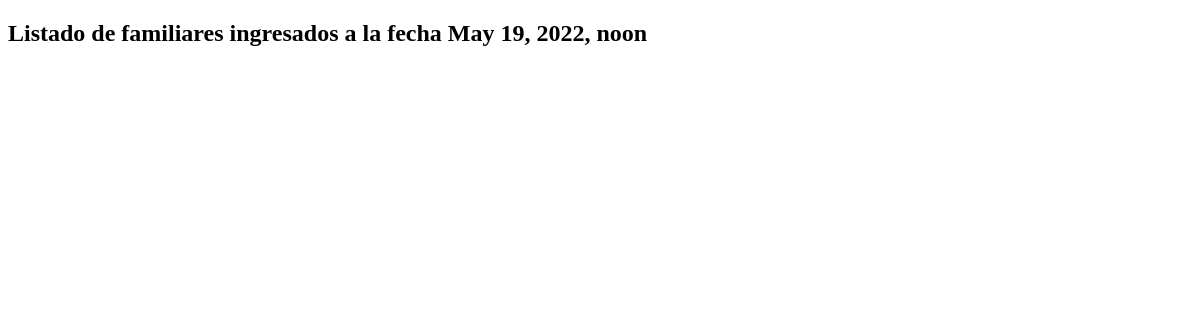
/mostrar_familiares/, run on an earlier commit of the app's database.
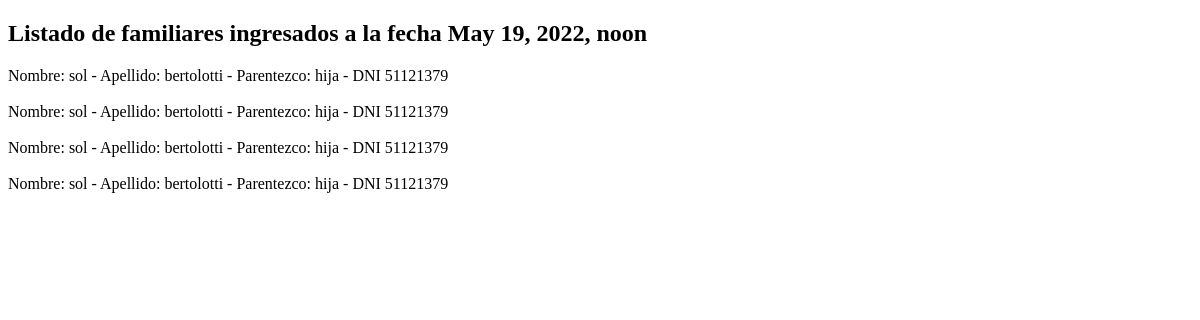
And on a later commit of the database.
### mvt_familiares/models.py (models this page shows)
class Familiar(models.Model):
    nombre = models.CharField(max_length=30)
    apellido = models.CharField(max_length=30)
    parentezco = models.CharField(max_length=25)
    dni = models.IntegerField()

### tp_django/views.py (the view)
# urls.py: path('mostrar_familiares/', mostrar_familiares),
def mostrar_familiares(self):
    template = loader.get_template('template_listado.html')
    familiar = Familiar.objects.all()
    fecha = datetime.now()
    context_dict = {'familiares': familiar, 'fecha': fecha}
    render = template.render(context_dict)
    return HttpResponse(render)

### tp_django/templates/template_listado.html (shortened to what this page needs)
<!doctype html>
<html lang="en">
<head>
</head>
<body>
    <h2>Listado de familiares ingresados a la fecha {{fecha}}</h2>
    {% for f in familiares %}
        <l1>Nombre: {{f.nombre}} - Apellido: {{f.apellido}} - Parentezco: {{f.parentezco}} - DNI {{f.dni}}</l1>
        <br></br>
    {% endfor %}
</body>
</html>

What changed in the data, as far as the page shows it:
added Familiar: nombre "sol", apellido "bertolotti", parentezco "hija", dni "51121379"
added Familiar: nombre "sol", apellido "bertolotti", parentezco "hija", dni "51121379"
added Familiar: nombre "sol", apellido "bertolotti", parentezco "hija", dni "51121379"
added Familiar: nombre "sol", apellido "bertolotti", parentezco "hija", dni "51121379"
